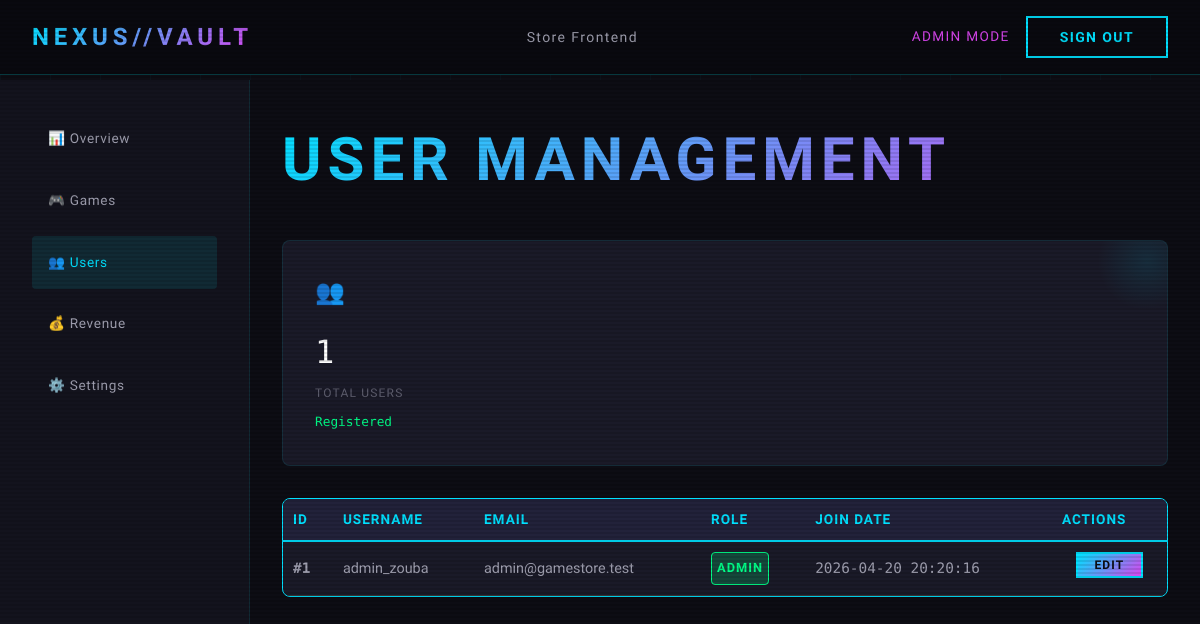
Page /admin/users (signed in) on the committed database.
### tables this page shows
CREATE TABLE IF NOT EXISTS users (
    id INT AUTO_INCREMENT PRIMARY KEY,
    username VARCHAR(50) NOT NULL UNIQUE,
    email VARCHAR(100) NOT NULL UNIQUE,
    password VARCHAR(255) NOT NULL, 
    role ENUM('client', 'admin') DEFAULT 'client',
    created_at DATETIME DEFAULT CURRENT_TIMESTAMP
);

### controllers/AdminController.php (called while the page is built, shortened)
<?php
require_once __DIR__ . '/../models/User.php';
class AdminController {
    public function users() {
        require_once __DIR__ . '/../models/User.php';
        $userModel = new User();
        $users = $userModel->getAllUsers();
        require __DIR__ . '/../views/back-office/users.php';
    }
}
?>

### config/database.php (called while the page is built)
<?php
class Database {
    private static $connection = null;
    public static function getConnection() {
        if (self::$connection === null) {
            $host = 'db';
            $db   = 'gamestore_db';
            $user = 'devuser';
            $pass = 'devpassword';
            $charset = 'utf8mb4';
            $dsn = "mysql:host=$host;dbname=$db;charset=$charset";
            $options = [
                PDO::ATTR_ERRMODE            => PDO::ERRMODE_EXCEPTION,
                PDO::ATTR_DEFAULT_FETCH_MODE => PDO::FETCH_ASSOC,
                PDO::ATTR_EMULATE_PREPARES   => false,
            ];
            try {
                self::$connection = new PDO($dsn, $user, $pass, $options);
            } catch (\PDOException $e) {
                die("Database connection failed: " . $e->getMessage());
            }
        }
        return self::$connection;
    }
}
?>

### models/User.php (called while the page is built, shortened)
<?php
require_once __DIR__ . '/../config/database.php';
class User {
    private $conn;
    public function __construct() {
        $this->conn = Database::getConnection();
    }
    public function getAllUsers() {
        $stmt = $this->conn->query("SELECT * FROM users ORDER BY created_at DESC");
        return $stmt->fetchAll();
    }
}
?>

### views/back-office/users.php (the view, shortened to what this page needs)
<!DOCTYPE html>
<html lang="en">
<head>
  <link rel="stylesheet" href="/assets/css/styles.css">
</head>
<body>
  <nav class="nav">
    <div class="nav-container">
      <a href="/" class="nav-logo">NEXUS//VAULT</a>
      <ul class="nav-links">
        <li><a href="/store">Store Frontend</a></li>
      </ul>
      <div class="nav-auth">
        <span class="admin-badge">ADMIN MODE</span>
        <a href="/logout" class="btn btn-secondary">Sign Out</a>
      </div>
    </div>
  </nav>
  <main class="dashboard">
    <div class="dashboard-grid">
      <aside class="dashboard-sidebar">
        <ul class="sidebar-menu">
          <li><a href="/admin">📊 Overview</a></li>
          <li><a href="/admin/games/add">🎮 Games</a></li>
          <li><a href="/admin/users" class="active">👥 Users</a></li>
          <li><a href="/admin/revenue">💰 Revenue</a></li>
          <li><a href="/admin/settings">⚙️ Settings</a></li>
        </ul>
      </aside>
      <div class="dashboard-main">
        <h1 class="dashboard-title">User Management</h1>
        <div class="stats-grid" style="margin-bottom: 2rem;">
          <div class="stat-card">
            <span class="stat-card-icon">👥</span>
            <span class="stat-card-value"><?= count($users ?? []) ?></span>
            <span class="stat-card-label">Total Users</span>
            <span class="stat-card-change positive">Registered</span>
          </div>
        </div>
        <div class="users-table-container">
          <table class="users-table" style="width: 100%; color: white; text-align: left; border-collapse: collapse;">
            <thead>
              <tr style="border-bottom: 1px solid var(--neon-cyan);">
                <th style="padding: 10px;">ID</th>
                <th style="padding: 10px;">Username</th>
                <th style="padding: 10px;">Email</th>
                <th style="padding: 10px;">Role</th>
                <th style="padding: 10px;">Join Date</th>
                <th style="padding: 10px;">Actions</th>
              </tr>
            </thead>
            <tbody>
              <?php if (!empty($users)): ?>
                <?php foreach ($users as $user): ?>
                  <tr class="user-row" style="border-bottom: 1px solid #333;">
                    <td class="user-id" style="padding: 10px;">#<?= htmlspecialchars($user['id']) ?></td>
                    <td class="user-name" style="padding: 10px;"><?= htmlspecialchars($user['username']) ?></td>
                    <td class="user-email" style="padding: 10px;"><?= htmlspecialchars($user['email']) ?></td>
                    <td style="padding: 10px;">
                      <span class="status-badge <?= $user['role'] === 'admin' ? 'active' : 'inactive' ?>"
                        style="padding: 5px; border-radius: 4px; font-size: 0.8rem; border: 1px solid <?= $user['role'] === 'admin' ? 'var(--neon-green)' : 'gray' ?>;">
                        <?= htmlspecialchars(strtoupper($user['role'] ?? 'CLIENT')) ?>
                      </span>
                    </td>
                    <td class="user-date" style="padding: 10px;"><?= htmlspecialchars($user['created_at']) ?></td>
                    <td class="user-actions" style="padding: 10px; display:flex; gap: 5px;">
                      <button class="btn btn-sm btn-primary"
                        onclick="openEditUserModal(<?= $user['id'] ?>, '<?= htmlspecialchars(addslashes($user['username'])) ?>', '<?= htmlspecialchars(addslashes($user['email'])) ?>', '<?= htmlspecialchars(addslashes($user['role'] ?? 'client')) ?>')">Edit</button>
                    </td>
                  </tr>
                <?php endforeach; ?>
              <?php else: ?>
                <tr>
                  <td colspan="6" style="padding: 20px;">No users found in database.</td>
                </tr>
              <?php endif; ?>
            </tbody>
          </table>
        </div>
      </div>
    </div>
  </main>
</body>
</html>

### rows in the picture
users: id "1", username "admin_zouba", email "admin@gamestore.test", role "ADMIN", created_at "2026-04-20 20:20:16"

### other values in the picture
count($users ?? []) "1"
